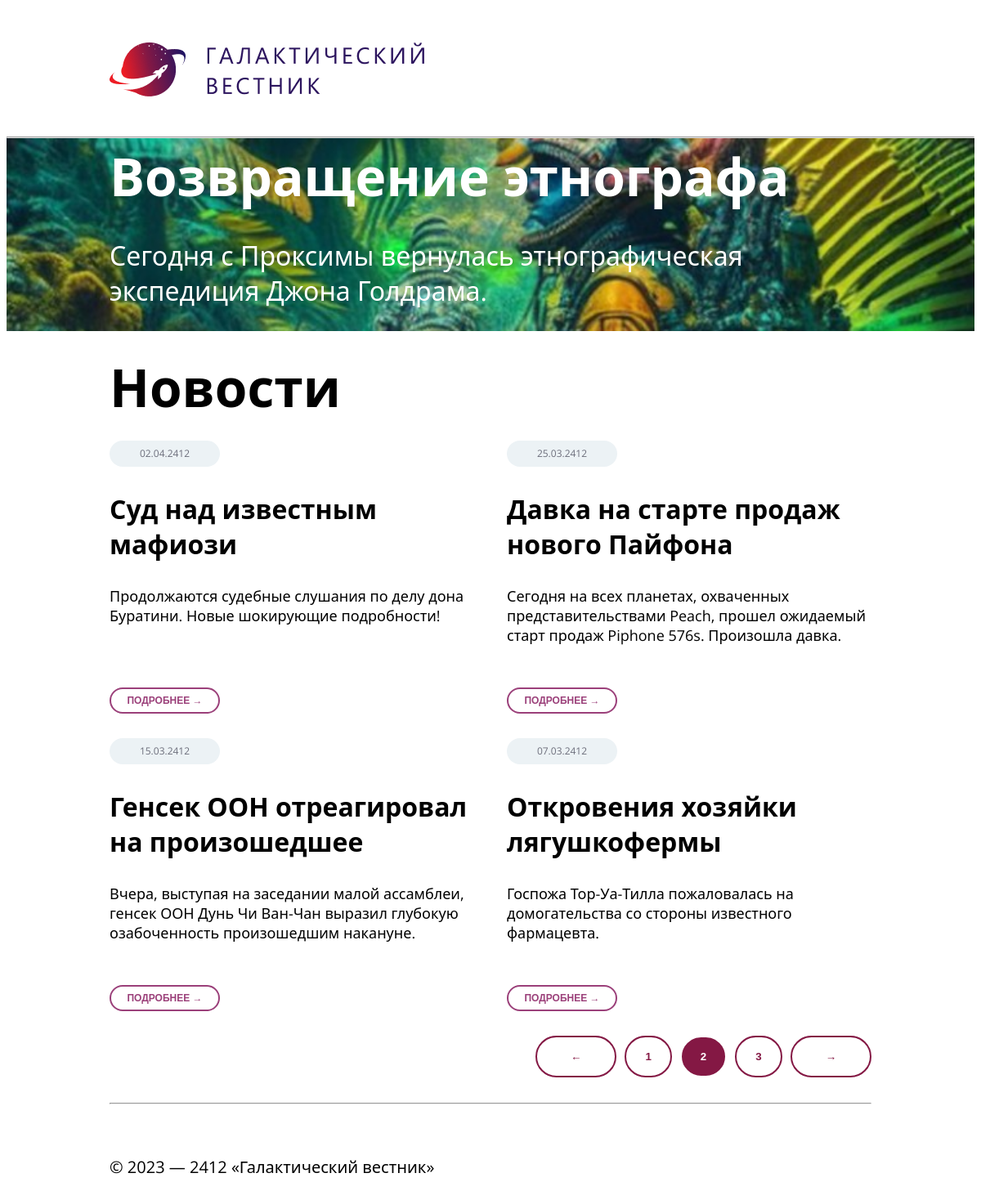
Screenshot of /?page=2 with the database file from the repository.
### tables this page shows
CREATE TABLE `news` (
  `id` int(11) unsigned NOT NULL AUTO_INCREMENT,
  `date` datetime NULL DEFAULT NULL,
  `title` varchar(250) NOT NULL DEFAULT '',
  `announce` text NULL DEFAULT NULL,
  `content` text NULL DEFAULT NULL,
  `image` varchar(250) NOT NULL DEFAULT '',
  PRIMARY KEY (`id`),
  KEY `id` (`id`),

  KEY `idx_news_date` (`date`));

### index.php (the view, shortened to what this page needs)
<!DOCTYPE html>
<html lang="ru">
<head>
    <link rel="stylesheet" type="text/css" href="styles/style.css"/>
</head>
<body>
    <?php include "includes/header.php" ?>
    <main>
        <div class="banner">
            <?php
                include "includes/db.php";
                $query = mysqli_query($connection, "SELECT `title`, `announce`, `image` FROM `news` ORDER BY `date` DESC LIMIT 1;");
                $result = mysqli_fetch_assoc($query);
            ?>
            <div class="banner_text">
                <h1 class="banner_title"><?php echo $result['title']; ?></h1>
                <?php echo $result['announce']; ?>
            </div>
            <img class="banner_image" src="images/<?php echo $result['image']; ?>"/>
        </div>
        <div class="container">
            <h1 class="container_title">Новости</h1>
            <div class="container_news">
                <?php
                    include "includes/db.php";
                    $per_page = 4;
                    $page = 1;
                    if ( isset($_GET['page']) ) {
                        $page = (int) $_GET['page'];
                    }
                    $total_count_q = mysqli_query($connection, "SELECT COUNT(`id`) AS `total_count` FROM `news`");
                    $total_count = mysqli_fetch_assoc($total_count_q);
                    $total_count = $total_count['total_count'];
                    $total_page = ceil( $total_count / $per_page = 4);
                    $offset = ($page - 1) * $per_page;
                    $query = mysqli_query($connection, "SELECT * FROM `news` ORDER BY `date` DESC LIMIT $offset, $per_page");
                    while ( $result = mysqli_fetch_assoc($query) ) {
                    ?>
                        <div class="news">
                            <div class="date"><?php echo date("d.m.Y", strtotime($result['date'])) ?></div>
                            <h2 class="title"><?php echo $result['title'] ?></h2>
                            <div class="announce"><?php echo $result['announce'] ?></div>
                            <a href="/news.php?id=<?php echo $result['id']?>"><button class="details">ПОДРОБНЕЕ &rarr;</button>
                        </a>
                        </div>
                    <?php }
                ?>
            </div>
        </div>
        <div class="navigation">
                <?php
                    if ($page != 1) {?>
                        <a href="?page=<?php echo $page - 1?>"><button class="scroll">&larr;</button></a>
                    <?php } ?>
                    <?php if ($page == 1) { ?>
                        <a href="?page=<?php echo $page?>"><button class="navigation_btn current_page"><?php echo $page?></button></a>
                        <a href="?page=<?php echo $page + 1?>"><button class="navigation_btn"><?php echo $page + 1?></button></a>
                        <a href="?page=<?php echo $page + 2?>"><button class="navigation_btn"><?php echo $page + 2?></button></a>
                    <?php } else { ?>
                         <a href="?page=<?php echo $page - 1?>"><button class="navigation_btn"><?php echo $page - 1?></button></a>
                        <a href="?page=<?php echo $page?>"><button class="navigation_btn current_page"><?php echo $page?></button></a>
                        <a href="?page=<?php echo $page + 1?>"><button class="navigation_btn"><?php echo $page + 1?></button></a>
                    <?php } ?>
                    <?php if ($page != $total_page) { ?>
                        <a href="?page=<?php echo $page + 1?>"><button class="scroll">&rarr;</button></a>
                    <?php } ?>
            </div>
    </main>
    <?php include "includes/footer.php" ?>
</body>
</html>

### includes/header.php
<header>
    <div class="logo">
        <img class="logo_image" src="..//images/logo.png"/>
    </div>
    <hr/>
</header>

### includes/footer.php
<footer>
    <hr/>
    <div class="footer_text">&copy; 2023 &mdash; 2412 &laquo;Галактический вестник&raquo;</div>
</footer>

### styles/style.css (style rules this page uses)
:root { --margin-horizontal: 10.5vw; --bg-color-date: #ECF2F5; --bg-color-details: white; --bg-color-button: white; --border-color-details: #9B407A; --color-navigation: #841844; --color-details: #9B407A; --color-title: #000000; --color-date: #6C6E7B; }
html { height: 100vh; font-family: 'Open Sans', system-ui, sans-serif; }
body { display: flex; flex-direction: column; height: 99%; }
main { flex-grow: 1; display: flex; flex-direction: column; }
h1, h2 { margin: 0; margin-block: 0; }
a { text-decoration: none; }
button { display: flex; justify-content: center; align-items: center; border-radius: 50px; border-width: 2px; border-style: solid; }
.logo { margin: 40px var(--margin-horizontal); }
hr { margin: 0; color: #6C6E7B; }
.banner { position: relative; margin: 0; }
.banner_image { width: 100%; height: 29.5vh; min-height: 230px; object-fit:cover; }
.banner_text { position: absolute; color: white; top: 50%; transform: translate(0, -50%); margin: 0 var(--margin-horizontal); font-size: clamp(16px, 3vmin, 32px); }
.banner_title { font-size: clamp(32px, 6vmin, 64px); font-weight: 600; margin: 0; }
.container { margin: 2.5vh var(--margin-horizontal) 0; }
.container_title { font-weight: 600; font-size: clamp(32px, 6vmin, 64px); margin: 0 0 2.7vh; }
.container_news { display: grid; grid-template-columns: 1fr 1fr; grid-column-gap: 40px; }
.news { margin-bottom: 3.8vh; position: relative; }
.date { font-size: clamp(10px, 1vmin, 16px); color: var(--color-date); width: clamp(71px, 11.25vw, 154px); height: clamp(25px, 4vh, 46px); background: var(--bg-color-date); border-radius: 20px; border: none; display: flex; justify-content: center; align-items: center; }
.title { margin: 30px 0; font-weight: 600; font-size: clamp(16px, 3vmin, 32px); color: var(--color-title); }
.announce { margin: 0 0 84px; font-weight: 400; font-size: clamp(14px, 1.5vmin, 20px); color: #000000; }
.details { position: absolute; bottom: 0; border-color: var(--border-color-details); font-weight: bolder; font-size: clamp(10px, 1vmin, 16px); background-color: var(--bg-color-details); color: var(--color-details); width: clamp(100px, 11.25vw, 216px); height: clamp(30px, 4vh, 54px); }
.navigation { flex-grow: 1; display: flex; align-items: flex-end; gap: 10px; margin-bottom: 3.8vh; margin-right: var(--margin-horizontal); }
.navigation_btn { font-weight: 600; color: var(--color-navigation); background-color: var(--bg-color-button); border-color: var(--color-navigation); padding: 16px 23px; }
.scroll { font-weight: 600; color: var(--color-navigation); background-color: var(--bg-color-button); border-color: var(--color-navigation); padding: 16px 41px; }
.current_page { --color-navigation: white; --bg-color-button: #841844; }
footer { margin: 0 var(--margin-horizontal) 0; }
.footer_text { margin: 63px 0 85px; font-size: 20px; }

### rows the page displays
news: title "Возвращение этнографа", announce "Сегодня с Проксимы вернулась этнографическая экспедиция Джона Голдрама.", image (picture)
news: date "02.04.2412", title "Суд над известным мафиози", announce "Продолжаются судебные слушания по делу дона Буратини. Новые шокирующие подробности!"
news: date "25.03.2412", title "Давка на старте продаж нового Пайфона", announce "Сегодня на всех планетах, охваченных представительствами Peach, прошел ожидаемый старт продаж Piphone 576s. Произошла давка."
news: date "15.03.2412", title "Генсек ООН отреагировал на произошедшее", announce "Вчера, выступая на заседании малой ассамблеи, генсек ООН Дунь Чи Ван-Чан выразил глубокую озабоченность произошедшим накануне."
news: date "07.03.2412", title "Откровения хозяйки лягушкофермы", announce "Госпожа Тор-Уа-Тилла пожаловалась на домогательства со стороны известного фармацевта."

### other values shown
$page - 1 "1"
$page "2"
$page + 1 "3"
